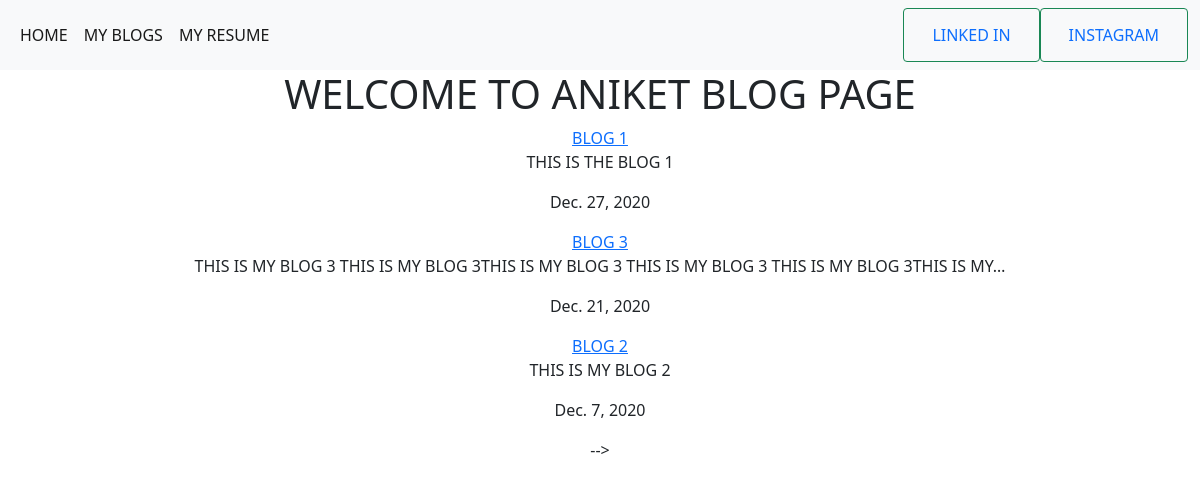
Screenshot of /blog/ with the database file from the repository.
### blog/models.py (models this page shows, shortened)
class Blog(models.Model):
    title=models.CharField(max_length=200)
    description=models.TextField()
    date=models.DateField()

### blog/views.py (the view)
# urls.py: path('',views.all_blogs,name='ALL_BLOGS'),
def all_blogs(request):
    blogs=Blog.objects.order_by('-date')
    return render(request,'blogs/all_blogs.html',{'blogs':blogs})

### blog/templates/blogs/all_blogs.html
{% extends 'portfolio/base.html' %}
      {% block content %}
        <h1>WELCOME TO ANIKET BLOG PAGE</h1>
        {% for blog in blogs %}
        <a href="{% url 'blog:DETAILS' blog.id %}">{{ blog.title }}</a>
        <p>{{ blog.description|truncatechars:100 }}</p>
        <p>{{ blog.date }}</p>
        {% endfor %}
   {% endblock %}

### portfolio/static/portfolio/main.css (style rules this page uses)
body { text-align: center; }

### rows the page displays
Blog: title "BLOG 1", description "THIS IS THE BLOG 1", date "Dec. 27, 2020"
Blog: title "BLOG 3", description "THIS IS MY BLOG 3 THIS IS MY BLOG 3THIS IS MY BLOG 3 THIS IS MY BLOG 3 THIS IS MY BLOG 3THIS IS MY…", date "Dec. 21, 2020"
Blog: title "BLOG 2", description "THIS IS MY BLOG 2", date "Dec. 7, 2020"
